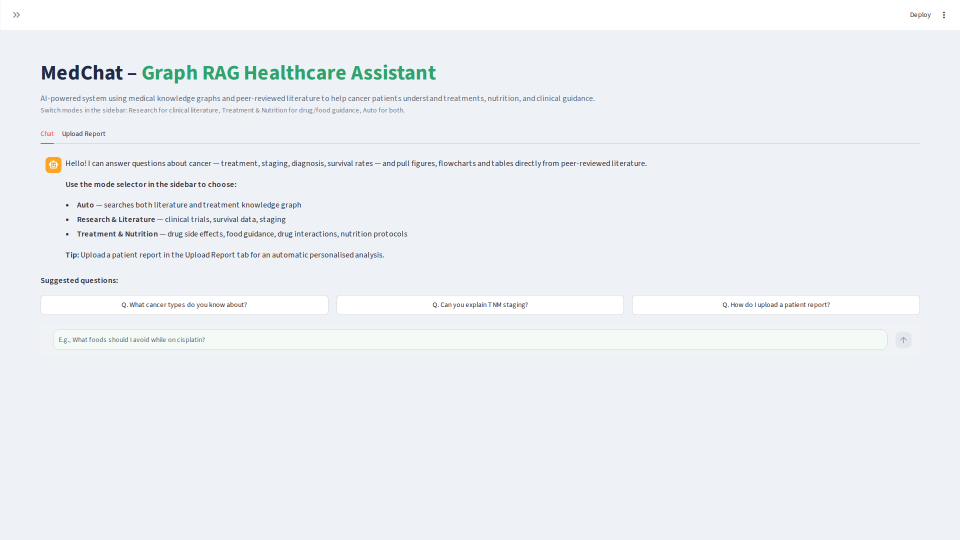
#> input picture clear_chat_ui.png, 1920 x 1080 px (shown at 1/2 size)
$ python -i test_np_color.py   (imports and definitions only)
#> lines starting #> are read from the running program, lines starting #| are printed output that depends on the picture
#> further down, picture is the input picture: PIL image 1920x1080 RGB; mean R, G, B 237, 241.1, 245.2
from PIL import Image
import numpy as np

# [64 lines left out: function original_color, not called in this run]


def vectorized_color(img: Image.Image) -> dict:
    rgb   = img.convert("RGB")
    w, h  = rgb.size
#> w = 1920; h = 1080
    total = w * h
#> total = 2073600
    if total == 0:
        return {k: 0 for k in ["bw_ratio","green_ratio","teal_ratio",
                                "orange_ratio","sepia_ratio",
                                "dominant_hue_frac","edge_ratio"]}

    # ⚡ Bolt: Vectorized pixel math to avoid slow generator iteration and underflow bugs
    arr = np.asarray(rgb, dtype=np.int16)
    r = arr[:, :, 0].flatten()
    g = arr[:, :, 1].flatten()
    b = arr[:, :, 2].flatten()

    lo = np.minimum(np.minimum(r, g), b)
    hi = np.maximum(np.maximum(r, g), b)
    delta = hi - lo

    bw_count = int(np.count_nonzero((delta < 30) & ((hi < 50) | (lo > 205))))
#> bw_count = 2026876
    green_count = int(np.count_nonzero((r < 120) & (g >= 160) & (g <= 230) & (b < 120)))
#> green_count = 6071
    teal_mask = (r < 100) & (g > 150) & (b > 150) & (np.abs(g - b) < 40)
    teal_count = int(np.count_nonzero(teal_mask))
#> teal_count = 600
    orange_mask = (r > 180) & (g >= 80) & (g <= 160) & (b < 80)
    orange_count = int(np.count_nonzero(orange_mask))
#> orange_count = 6
    sepia_mask = (~orange_mask) & (r >= 100) & (r <= 210) & (g >= 60) & (g <= 150) & (b >= 20) & (b <= 110) & (r > g) & (g > b) & ((r - b) > 40)
    sepia_count = int(np.count_nonzero(sepia_mask))
#> sepia_count = 4123

    sat_mask = (delta > 40) & (hi > 0)
    hue = np.zeros_like(r, dtype=np.float64)
    valid_delta = np.where(delta == 0, 1, delta)

    m_r = sat_mask & (hi == r)
    hue[m_r] = (60 * ((g[m_r] - b[m_r]) / valid_delta[m_r])) % 360

    m_g = sat_mask & ~m_r & (hi == g)
    hue[m_g] = 60 * ((b[m_g] - r[m_g]) / valid_delta[m_g]) + 120

    m_b = sat_mask & ~m_r & ~m_g
    hue[m_b] = 60 * ((r[m_b] - g[m_b]) / valid_delta[m_b]) + 240

    if np.any(sat_mask):
        valid_hues = hue[sat_mask]
        bins = (valid_hues / 10).astype(int) % 36
        hue_buckets = np.bincount(bins, minlength=36).tolist()
#> hue_buckets = 36 values, max 5674 at index 15, min 0 at index 28, mean 940.9
    else:
        hue_buckets = [0] * 36

    sat_total = sum(hue_buckets)
#> sat_total = 33873
    if sat_total > total * 0.10:
        tb  = max(range(36), key=lambda i: hue_buckets[i])
        tc  = sum(hue_buckets[(tb + d) % 36] for d in [-1, 0, 1])
        dhf = tc / sat_total
    else:
        dhf = 0.0

    grey = img.convert("L").resize((64, 64), Image.LANCZOS)
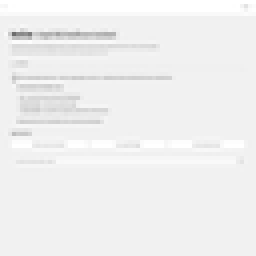
#> grey: PIL image 64x64 L (shown 4 times larger); min 109, max 255, mean 240
    garr = np.asarray(grey, dtype=np.int16)
    diff_x = np.abs(garr[:-1, :-1] - garr[:-1, 1:])
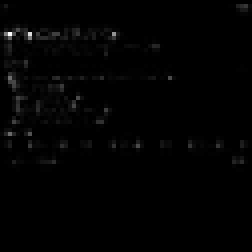
#> diff_x: shape (63, 63) int16 (shown 4 times larger); min 0, max 93, mean 0.9; drawn with min black and max white
    diff_y = np.abs(garr[:-1, :-1] - garr[1:, :-1])
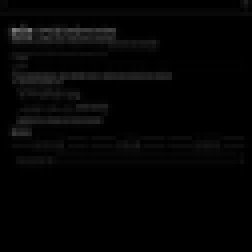
#> diff_y: shape (63, 63) int16 (shown 4 times larger); min 0, max 121, mean 4.2
    ec = int(np.count_nonzero((diff_x > 30) | (diff_y > 30)))
#> ec = 147
    edge_ratio = ec / (64 * 64)
#> edge_ratio = 0.0359

    return {
        "bw_ratio":          bw_count     / total,
        "green_ratio":       green_count  / total,
        "teal_ratio":        teal_count   / total,
        "orange_ratio":      orange_count / total,
        "sepia_ratio":       sepia_count  / total,
        "dominant_hue_frac": dhf,
        "edge_ratio":        edge_ratio,
    }


# [16 lines left out: function run_tests, not called in this run]

# [2 lines not run here, left out]

>>> from PIL import Image
>>> picture = Image.open('clear_chat_ui.png')
>>> result = vectorized_color(picture)
#> result = {'bw_ratio': 0.977, 'green_ratio': 0.00293, 'teal_ratio': 0.000289, 'orange_ratio': 2.89e-06, 'sepia_ratio': 0.00199, 'dominant_hue_frac': 0, 'edge_ratio': 0.0359}
